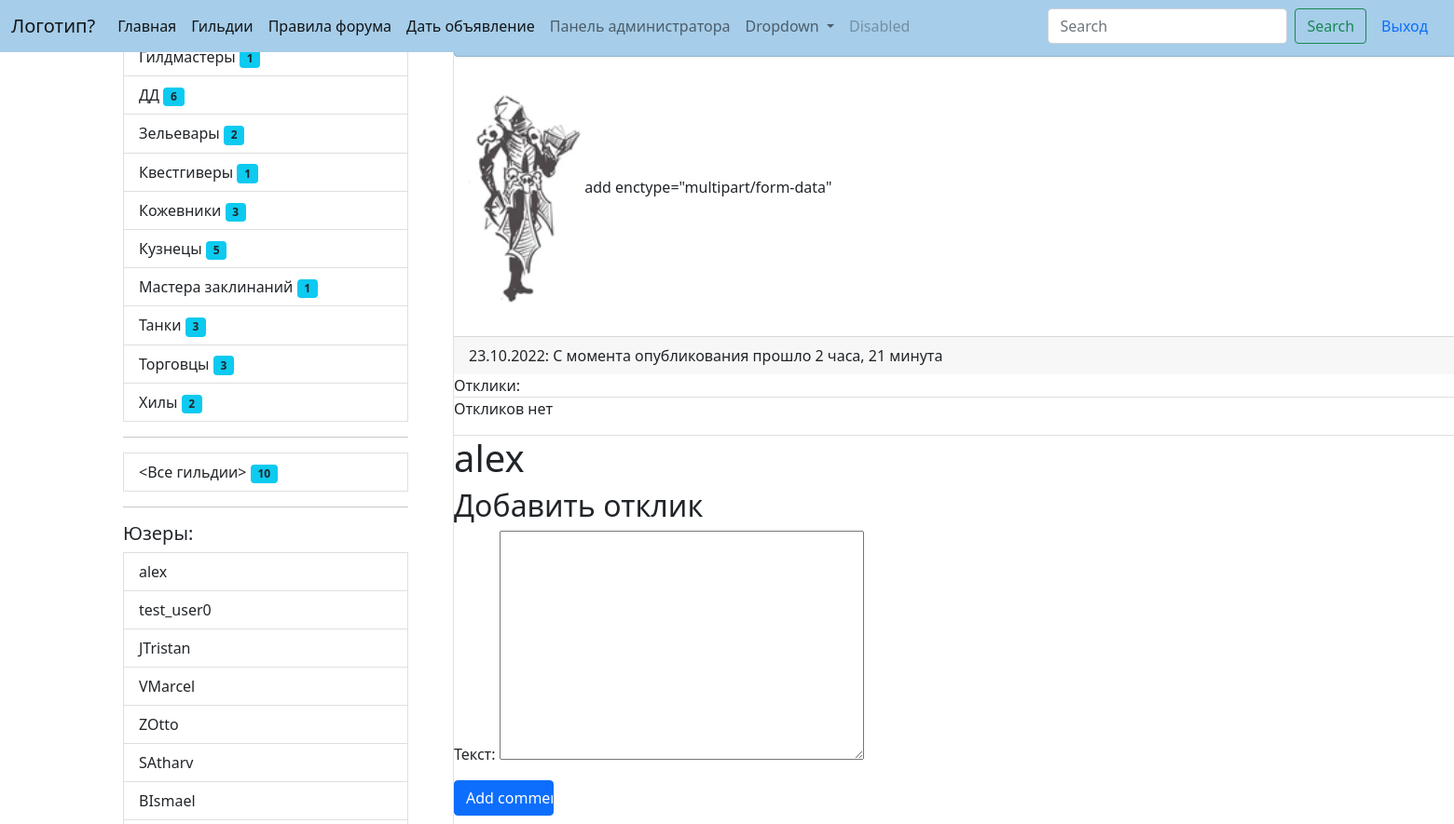
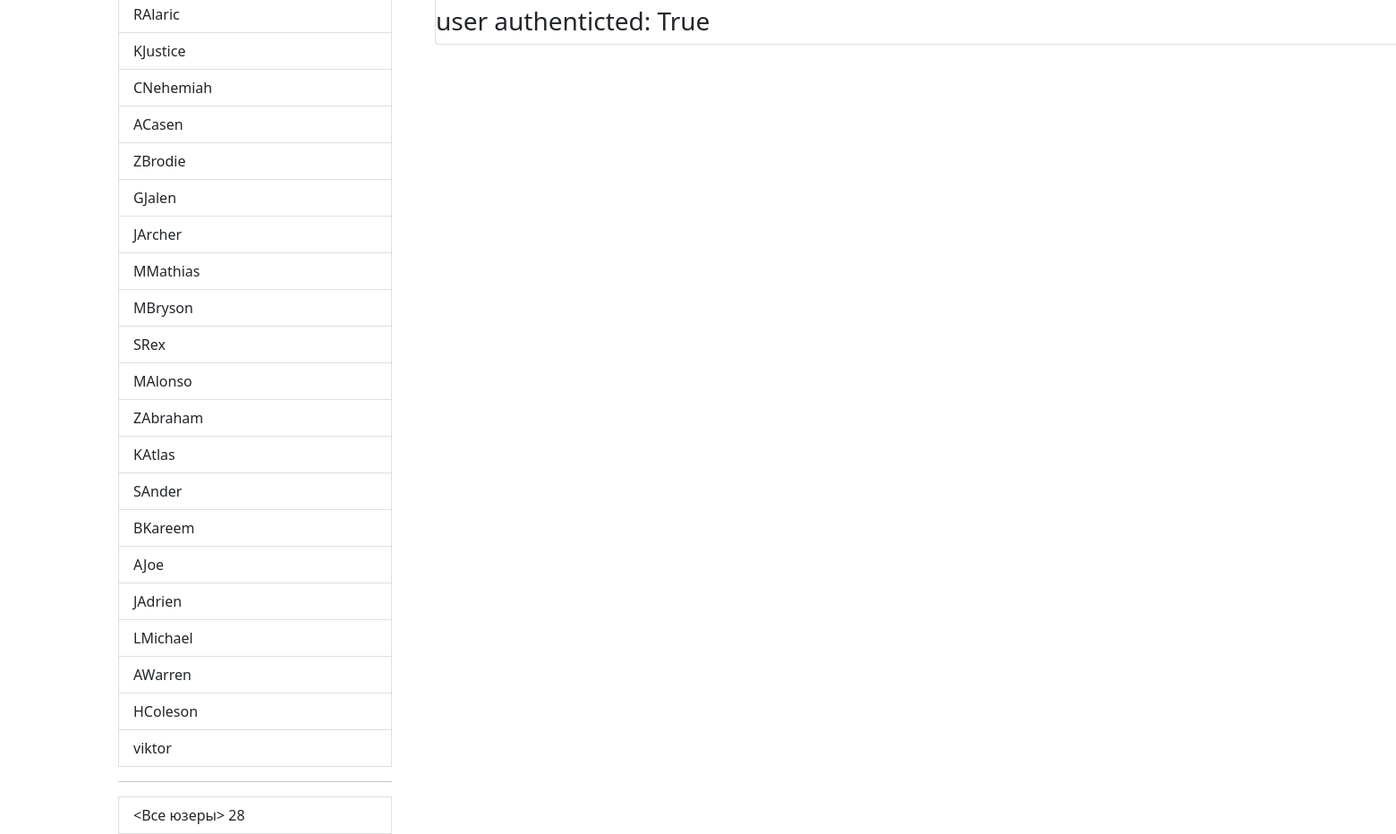
Screenshot of /ads/52 (signed in) with the database file from the repository (2 pictures, top to bottom).
### ads/models.py (models this page shows, shortened)
class Guild(m.Model):
    name = m.CharField(max_length=25,
                       unique=True,
                       blank=False,
                       null=False,
                       verbose_name="Наименование")
    description = m.TextField(verbose_name="Описание")
    image = m.ImageField(
        upload_to='pics/guilds',
        null=True,
        blank=True)
    def get_absolute_url(self):
        return reverse_lazy('ads:guild_detail', kwargs={'pk': self.pk})
    class Meta:
        ordering = ['-name']
        verbose_name = "Гильдия"
        verbose_name_plural = 'Гильдии'

class Ad(m.Model):
    author = m.ForeignKey(
        to=settings.AUTH_USER_MODEL,
        on_delete=m.CASCADE,
        verbose_name="Автор",
        null=False,
        blank=False)
    title = m.CharField(
        verbose_name='Заголовок',
        max_length=100,
        null=False,
        blank=False)
    content = m.TextField(
        verbose_name='Содержание',
        null=False,
        blank=False)
    media_content = m.ImageField(
        verbose_name='Изображение/Видео',
        upload_to="pics/%Y/%m/%d/",
        null=True,
        blank=True)
    created_at = m.DateTimeField(
        auto_now_add=True,
        verbose_name="Дата создания")
    updated_at = m.DateTimeField(
        auto_now=True,
        verbose_name="Дата редактирования")
    guild = m.ForeignKey(
        verbose_name='Гильдия',
        to=Guild,
        on_delete=m.CASCADE,
        null=False,
        blank=False,)
    class Meta:
        ordering = ['-created_at']
        verbose_name = "Объявление"
        verbose_name_plural = 'Объявления'

### users/models.py (models this page shows)
class User(AbstractUser):
    guild = models.ForeignKey(
        to=Guild,
        null=True,
        blank=True,
        on_delete=models.PROTECT)
    def __str__(self):
        return self.username
    def get_absolute_url(self):
        return reverse_lazy('ads:user_profile', kwargs={'pk': self.pk})

### ads/views.py (the view)
# urls.py: path('ads/<int:pk>', av.ad_detail, name='ad_detail'),
@login_required(login_url=settings.LOGIN_URL)
def ad_detail(request, pk):
    ad = ads.Ad.objects.get(pk=pk)
    replies = ads.Reply.objects.filter(parent_ad_id=ad.pk).select_related('author')
    user = request.user
    new_reply = None
    if request.method == 'POST':
        reply_form = ReplyForm(data=request.POST)
        if reply_form.is_valid():
            new_reply = reply_form.save(commit=False)
            new_reply.author = user
            new_reply.parent_ad = ad
            new_reply.save()
    else:
        reply_form = ReplyForm()
    return render(request,
                  'ads/ad_detail.html',
                  {'ad': ad,
                  'user': user,
                  'replies': replies,
                  'new_reply': new_reply,
                  'reply_form': reply_form})

### ads/forms.py
class ReplyForm(forms.ModelForm):
    class Meta:
        model = Reply
        fields = ('content',)

### ads/templatetags/ads_tags.py (called while the page is built)
@register.simple_tag
def get_guilds_list():
    return Guild.objects.annotate(cnt=Count('user'))

@register.simple_tag
def get_users_list():
    return User.objects.all()

### ads/templates/ads/ad_detail.html (shortened to what this page needs)
{% extends 'Witebord/base.html' %}
{% block content %}
<div class="container mt-10">
        <div class="card mb-3 mt-10" style="width: 80rem;">
                <div class="card header mt-2" style="background-color: #a6cde9;">
                    <h3>{{ ad.title  }}:</h3>
                </div>
                <div class="card-body">
                        {% if ad.media_content %}
                            <img src="{{ ad.media_content.url }}" alt="Какая-то картинка" class="float-left">
                        {% else %}
                            <img src="https://randompicturegenerator.com/img/national-park-generator/g51b6ed108bf0bcfbce1555d91a34261220668f81518f4d2aad7e4626ac37926cf0462b3528692ef5e1b04243b6e7b5fe_640.jpg" alt="Какая-то картинка">
                        {% endif %}
                            {{ ad.content }}</p>
                </div>
                <div class="card-footer">
                    {{ ad.created_at|date:'d.m.Y' }}: С момента опубликования прошло {{ ad.created_at|timesince }}
                </div>
                Отклики:
                <ul class="list-group list-group-flush">
                    {% for reply in replies %}
                        <li class="list-group-item comment">{{ reply.content }} <p><em>Откликнулся:
                            <a href="{{ reply.author.get_absolute_url }}">{{ reply.author }}</a>
                            {{ reply.created_at|timesince }} назад</em> </p>
                        </li>
                    {% empty %}
                        <p class="info">Откликов нет</p>
                    {% endfor %}
                </ul>
                <h1>{{ user }}</h1>
                {% if not user.is_authenticated %}
                    <mark><a href="{% url 'account_login' %}">Войдите,</a>  чтобы оставить отклик.</mark>
                {% else %}
                    {% if new_reply %}
                    <h2>Отклик был добавлен.</h2>
                    {% else %}
                    <h2>Добавить отклик</h2>
                    <form action="{{ ad_detail }}" method="post">
                        {{ reply_form.as_p }}
                        <p><input type="submit" value="Add comment" class="btn btn-primary col-lg-1"></p>
                    </form>
                    {% endif %}
                {% endif %}
                <h3>user authenticted: {{ user.is_authenticated }}</h3>
        </div>
</div>
{% endblock content %}

### templates/inc/_sidebar.html (shortened to what this page needs)
{% load ads_tags %}
<div class="list-group">
    <h5>Гильдии:</h5>
    <div class="col-lt-1">
        {% get_guilds_list as guilds %}
        {% get_users_list as users %}
        {% for guild in guilds %}
        <a href="{{ guild.get_absolute_url }}" class="list-group-item list-group-item-action" aria-current="true">
        {{ guild.name }} <span class="badge bg-info text-dark">{{ guild.cnt }}</span>
        </a>
        {% endfor %}
        <hr>
        <a href="{% url 'ads:guilds_list' %}" class="list-group-item list-group-item-action" aria-current="true">
            <Все гильдии> <span class="badge bg-info text-dark"> {{ guilds.count }}</span>
        </a>
    </div>
</div>
<hr>
<h5>Юзеры:</h5>
<div class="list-group">
    <div class="col-lt-1">
        {% for usr in users %}
        <a href="{{ usr.get_absolute_url }}" class="list-group-item list-group-item-action" aria-current="true">
        {{ usr|default:'anonymous' }}
        </a>
        {% endfor %}
        <hr>
        <a href="#" class="list-group-item list-group-item-action" aria-current="true">
            <Все юзеры> <span class="'badge rounded-pill text-bg-primary"> {{ users.count }}</span>
        </a>
    </div>
</div>

### rows the page displays
Guild: name "Гилдмастеры", cnt "1"
Guild: name "ДД", cnt "6"
Guild: name "Зельевары", cnt "2"
Guild: name "Квестгиверы", cnt "1"
Guild: name "Кожевники", cnt "3"
Guild: name "Кузнецы", cnt "5"
Guild: name "Мастера заклинаний", cnt "1"
Guild: name "Танки", cnt "3"
Guild: name "Торговцы", cnt "3"
Guild: name "Хилы", cnt "2"
User: username "alex", is_authenticated "True"
User: username "test_user0"
User: username "JTristan"
User: username "VMarcel"
User: username "ZOtto"
User: username "SAtharv"
User: username "BIsmael"
User: username "RAlaric"
User: username "KJustice"
User: username "CNehemiah"
User: username "ACasen"
User: username "ZBrodie"
User: username "GJalen"
User: username "JArcher"
User: username "MMathias"
User: username "MBryson"
User: username "SRex"
User: username "MAlonso"
User: username "ZAbraham"
User: username "KAtlas"
User: username "SAnder"
User: username "BKareem"
User: username "AJoe"
User: username "JAdrien"
User: username "LMichael"
User: username "AWarren"
User: username "HColeson"
User: username "viktor"
Ad: media_content (picture), content "add enctype=\"multipart/form-data\"", created_at "23.10.2022", created_at "2 часа, 21 минута"

### other values shown
{{ guilds.count }} "10"
{{ users.count }} "28"
